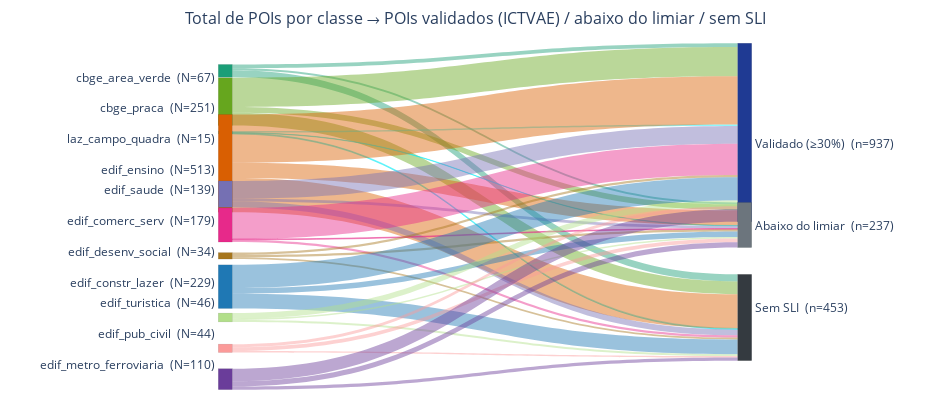

Notebook cell for this chart:
### Code cell
# ===========================
# Sankey (Plotly) — Classes → {Validado, Abaixo, Sem SLI}
# ===========================

# ---- 1) Dados ----
classes_order = [
    "cbge_area_verde","cbge_praca","laz_campo_quadra","edif_ensino","edif_saude",
    "edif_comerc_serv","edif_desenv_social","edif_constr_lazer","edif_turistica",
    "edif_pub_civil","edif_metro_ferroviaria"
]
outcomes = ["Validado (≥30%)","Abaixo do limiar","Sem SLI"]  # ordem pedida

def flows_from_gdf(gdf):
    # normaliza validated (string → True/False/NaN)
    vmap = {'1': True, 'true': True, 't': True, 'yes': True, 'y': True,
            '0': False, 'false': False, 'f': False, 'no': False, 'n': False}
    v = gdf['validated'].astype(str).str.strip().str.lower().map(vmap)
    cat = pd.Series(np.where(v==True, outcomes[0],
                     np.where(v==False, outcomes[1], outcomes[2])),
                    index=gdf.index)
    ct = (gdf.assign(_classe=gdf['classe'].astype(str))
              .pivot_table(index="_classe", columns=cat, values=gdf.columns[0],
                           aggfunc="size", fill_value=0))
    for oc in outcomes:
        if oc not in ct.columns: ct[oc] = 0
    ct = ct.reindex(classes_order).fillna(0).astype(int)
    return ct[outcomes]

if 'gdf_base' in globals():
    flows = flows_from_gdf(gdf_base)
else:
    flows = pd.DataFrame({
        outcomes[0]: [20,153,8,253,94,163,13,122,29,16,66],
        outcomes[1]: [10,31,2,80,14,4,11,30,7,20,28],
        outcomes[2]: [37,67,5,180,31,12,10,77,10,8,16],
    }, index=classes_order)

# ---- 2) Nós (esq: classes, dir: outcomes) ----
left_nodes  = classes_order
right_nodes = outcomes

# índices de nós no vetor único
node_labels = left_nodes + right_nodes
L = len(left_nodes); R = len(right_nodes)

# Totais para rótulos do lado direito com (n=...)
right_tot = flows.sum(axis=0)
right_nodes_labeled = [
    f"{oc}  (n={int(right_tot[oc])})" for oc in right_nodes
]
#node_labels_final = left_nodes + right_nodes_labeled
node_labels_final = [""] * (L + R)  # rótulos internos vazios

# ---- 3) Links (source, target, value) + tooltips com % ----
sources = []
targets = []
values  = []
link_labels = []

tot_left = flows.sum(axis=1).replace(0, np.nan)
tot_all  = float(tot_left.sum())

for i, cls in enumerate(left_nodes):
    for j, oc in enumerate(right_nodes):
        v = int(flows.loc[cls, oc])
        if v <= 0: 
            continue
        sources.append(i)          # esquerda 0..L-1
        targets.append(L + j)      # direita L..L+R-1
        values.append(v)
        pct_cls = (v / tot_left.loc[cls] * 100.0) if tot_left.loc[cls] > 0 else 0.0
        pct_all = (v / tot_all * 100.0) if tot_all > 0 else 0.0
        link_labels.append(f"{cls} → {oc}<br>"
                           f"n = {v}  |  {pct_cls:.1f}% da classe  |  {pct_all:.1f}% do total")

# ---- 4) Posição fixa (compacto) ----
# x=0 (esq) e x=1 (dir); y equiespaçado
y_left  = np.linspace(0, 1, L+2)[1:-1]
y_right = np.linspace(0, 1, R+2)[1:-1]
node_x = [0.01]*L + [0.99]*R
node_y = list(y_left) + list(y_right)


# intervalo vertical que a coluna de classes ocupa
#top, bottom = 0.06, 0.94

# pesos decrescentes → passos menores perto do fim (parte de baixo)
#strength = 0.0      # 0..1 (maior = mais comprimido no rodapé)
#curve    = 0.0       # 1..2 (curvatura; maior = mais efeito no fim)

#idx = np.arange(L)            # 0..L-1
#w   = 1 - strength * (idx/(L-1))**curve
#cum = np.cumsum(w)
#cum = (cum - cum.min()) / (cum.max() - cum.min())   # normaliza 0..1

#y_left = top + (bottom - top) * cum

# >>> corrigir os rótulos externos <<<
ann_y_left  = 1 - np.asarray(y_left)
ann_y_right = 1 - np.asarray(y_right)

# colocar os rótulos exatamente no "meio" de cada faixa da coluna esquerda
half_step = abs(ann_y_left[0] - ann_y_left[1]) / 2.0  # metade do espaçamento vertical
ann_y_left = np.clip(ann_y_left + half_step, 0, 1)    # centraliza e mantém em [0, 1]

# ajuste fino opcional:
ann_y_left = np.clip(ann_y_left - 0.03, 0, 1)

# ---- 5) Cores (contraste; color-blind-friendly) ----
# classes: paleta forte e distinta
class_hex = [
    "#1b9e77","#66a61e","#08eaf6","#d95f02","#7570b3",
    "#e7298a","#a6761d","#1f78b4","#b2df8a","#fb9a99","#6a3d9a"
]
if len(class_hex) < L:  # fallback simples
    class_hex = (class_hex * ((L // len(class_hex)) + 1))[:L]

# outcomes (direita): tons mais escuros/contrastantes
right_hex = ["#1f3a93", "#6c757d", "#343a40"]  # azul, cinza, cinza escuro

node_colors = class_hex + right_hex

# links: mesma cor da classe, mas com alpha
def hex_to_rgba(h, a=0.45):
    h = h.lstrip('#')
    r,g,b = tuple(int(h[i:i+2], 16) for i in (0,2,4))
    return f"rgba({r},{g},{b},{a})"
link_colors = [hex_to_rgba(class_hex[s]) for s in sources]  # s é o índice da classe

# ---- 6) Figura Sankey ----
# ---- Adiciona rótulos externos (em vez de labels internos) ----

annotations = []

# Rótulos à esquerda (classes)
for i, cls in enumerate(left_nodes):
    annotations.append(dict(
        x=-0.005,
        y=float(ann_y_left[i]),
        xref="paper", yref="paper",
        text=f"{cls}  (N={int(tot_left[cls])})",
        showarrow=False,
        xanchor="right",
        align="right",
        font=dict(size=12)
    ))

# Rótulos à direita (outcomes com totais)
for j, oc in enumerate(right_nodes):
    annotations.append(dict(
        x=1.005,
        y=float(ann_y_right[j]),
        xref="paper", yref="paper",
        text=f"{oc}  (n={int(right_tot[oc])})",
        showarrow=False,
        xanchor="left",
        align="left",
        font=dict(size=12)
    ))


fig = go.Figure(data=[go.Sankey(
    arrangement="fixed",
    domain=dict(x=[0,1], y=[0,1]),
    valueformat=",d",
    valuesuffix="",
    node=dict(
        label=node_labels_final,
        x=node_x,
        y=node_y,
        color=node_colors,
        pad=6,            # compacto
        thickness=14,     # compacto
        line=dict(color="rgba(0,0,0,0.15)", width=0.5)
    ),
    link=dict(
        source=sources,
        target=targets,
        value=values,
        color=link_colors,
        hovertemplate="%{customdata}<extra></extra>",
        customdata=link_labels
    )
)])

fig.update_layout(
    title=dict(
        text="Total de POIs por classe → POIs validados (ICTVAE) / abaixo do limiar / sem SLI",
        x=0.5, xanchor="center", y=0.97,
        font=dict(size=16)
    ),
    height=420, width=950,  # mais compacto
    margin=dict(l=220, r=200, t=40, b=10),
    font=dict(size=12),
    annotations=annotations

)

fig.show()

### Figure 1 — Plotly figure (JSON) as saved in the notebook; plotly's stock layout.template omitted (floating-point values rounded to 4 significant figures)
{"data": [{"arrangement": "fixed", "domain": {"x": [0, 1], "y": [0, 1]}, "link": {"color": ["rgba(27,158,119,0.45)", "rgba(27,158,119,0.45)", "rgba(27,158,119,0.45)", "rgba(102,166,30,0.45)", "rgba(102,166,30,0.45)", "rgba(102,166,30,0.45)", "rgba(8,234,246,0.45)", "rgba(8,234,246,0.45)", "rgba(8,234,246,0.45)", "rgba(217,95,2,0.45)", "rgba(217,95,2,0.45)", "rgba(217,95,2,0.45)", "rgba(117,112,179,0.45)", "rgba(117,112,179,0.45)", "rgba(117,112,179,0.45)", "rgba(231,41,138,0.45)", "rgba(231,41,138,0.45)", "rgba(231,41,138,0.45)", "rgba(166,118,29,0.45)", "rgba(166,118,29,0.45)", "rgba(166,118,29,0.45)", "rgba(31,120,180,0.45)", "rgba(31,120,180,0.45)", "rgba(31,120,180,0.45)", "rgba(178,223,138,0.45)", "rgba(178,223,138,0.45)", "rgba(178,223,138,0.45)", "rgba(251,154,153,0.45)", "rgba(251,154,153,0.45)", "rgba(251,154,153,0.45)", "rgba(106,61,154,0.45)", "rgba(106,61,154,0.45)", "rgba(106,61,154,0.45)"], "customdata": ["cbge_area_verde → Validado (≥30%)<br>n = 20  |  29.9% da classe  |  1.2% do total", "cbge_area_verde → Abaixo do limiar<br>n = 10  |  14.9% da classe  |  0.6% do total", "cbge_area_verde → Sem SLI<br>n = 37  |  55.2% da classe  |  2.3% do total", "cbge_praca → Validado (≥30%)<br>n = 153  |  61.0% da classe  |  9.4% do total", "cbge_praca → Abaixo do limiar<br>n = 31  |  12.4% da classe  |  1.9% do total", "cbge_praca → Sem SLI<br>n = 67  |  26.7% da classe  |  4.1% do total", "laz_campo_quadra → Validado (≥30%)<br>n = 8  |  53.3% da classe  |  0.5% do total", "laz_campo_quadra → Abaixo do limiar<br>n = 2  |  13.3% da classe  |  0.1% do total", "laz_campo_quadra → Sem SLI<br>n = 5  |  33.3% da classe  |  0.3% do total", "edif_ensino → Validado (≥30%)<br>n = 253  |  49.3% da classe  |  15.6% do total", "edif_ensino → Abaixo do limiar<br>n = 80  |  15.6% da classe  |  4.9% do total", "edif_ensino → Sem SLI<br>n = 180  |  35.1% da classe  |  11.1% do total", "edif_saude → Validado (≥30%)<br>n = 94  |  67.6% da classe  |  5.8% do total", "edif_saude → Abaixo do limiar<br>n = 14  |  10.1% da classe  |  0.9% do total", "edif_saude → Sem SLI<br>n = 31  |  22.3% da classe  |  1.9% do total", "edif_comerc_serv → Validado (≥30%)<br>n = 163  |  91.1% da classe  |  10.0% do total", "edif_comerc_serv → Abaixo do limiar<br>n = 4  |  2.2% da classe  |  0.2% do total", "edif_comerc_serv → Sem SLI<br>n = 12  |  6.7% da classe  |  0.7% do total", "edif_desenv_social → Validado (≥30%)<br>n = 13  |  38.2% da classe  |  0.8% do total", "edif_desenv_social → Abaixo do limiar<br>n = 11  |  32.4% da classe  |  0.7% do total", "edif_desenv_social → Sem SLI<br>n = 10  |  29.4% da classe  |  0.6% do total", "edif_constr_lazer → Validado (≥30%)<br>n = 122  |  53.3% da classe  |  7.5% do total", "edif_constr_lazer → Abaixo do limiar<br>n = 30  |  13.1% da classe  |  1.8% do total", "edif_constr_lazer → Sem SLI<br>n = 77  |  33.6% da classe  |  4.7% do total", "edif_turistica → Validado (≥30%)<br>n = 29  |  63.0% da classe  |  1.8% do total", "edif_turistica → Abaixo do limiar<br>n = 7  |  15.2% da classe  |  0.4% do total", "edif_turistica → Sem SLI<br>n = 10  |  21.7% da classe  |  0.6% do total", "edif_pub_civil → Validado (≥30%)<br>n = 16  |  36.4% da classe  |  1.0% do total", "edif_pub_civil → Abaixo do limiar<br>n = 20  |  45.5% da classe  |  1.2% do total", "edif_pub_civil → Sem SLI<br>n = 8  |  18.2% da classe  |  0.5% do total", "edif_metro_ferroviaria → Validado (≥30%)<br>n = 66  |  60.0% da classe  |  4.1% do total", "edif_metro_ferroviaria → Abaixo do limiar<br>n = 28  |  25.5% da classe  |  1.7% do total", "edif_metro_ferroviaria → Sem SLI<br>n = 16  |  14.5% da classe  |  1.0% do total"], "hovertemplate": "%{customdata}<extra></extra>", "source": [0, 0, 0, 1, 1, 1, 2, 2, 2, 3, 3, 3, 4, 4, 4, 5, 5, 5, 6, 6, 6, 7, 7, 7, 8, 8, 8, 9, 9, 9, 10, 10, 10], "target": [11, 12, 13, 11, 12, 13, 11, 12, 13, 11, 12, 13, 11, 12, 13, 11, 12, 13, 11, 12, 13, 11, 12, 13, 11, 12, 13, 11, 12, 13, 11, 12, 13], "value": [20, 10, 37, 153, 31, 67, 8, 2, 5, 253, 80, 180, 94, 14, 31, 163, 4, 12, 13, 11, 10, 122, 30, 77, 29, 7, 10, 16, 20, 8, 66, 28, 16]}, "node": {"color": ["#1b9e77", "#66a61e", "#08eaf6", "#d95f02", "#7570b3", "#e7298a", "#a6761d", "#1f78b4", "#b2df8a", "#fb9a99", "#6a3d9a", "#1f3a93", "#6c757d", "#343a40"], "label": ["", "", "", "", "", "", "", "", "", "", "", "", "", ""], "line": {"color": "rgba(0,0,0,0.15)", "width": 0.5}, "pad": 6, "thickness": 14, "x": [0.01, 0.01, 0.01, 0.01, 0.01, 0.01, 0.01, 0.01, 0.01, 0.01, 0.01, 0.99, 0.99, 0.99], "y": [0.08333, 0.1667, 0.25, 0.3333, 0.4167, 0.5, 0.5833, 0.6667, 0.75, 0.8333, 0.9167, 0.25, 0.5, 0.75]}, "type": "sankey", "valueformat": ",d", "valuesuffix": ""}], "layout": {"annotations": [{"align": "right", "font": {"size": 12}, "showarrow": false, "text": "cbge_area_verde  (N=67)", "x": -0.005, "xanchor": "right", "xref": "paper", "y": 0.9283, "yref": "paper"}, {"align": "right", "font": {"size": 12}, "showarrow": false, "text": "cbge_praca  (N=251)", "x": -0.005, "xanchor": "right", "xref": "paper", "y": 0.845, "yref": "paper"}, {"align": "right", "font": {"size": 12}, "showarrow": false, "text": "laz_campo_quadra  (N=15)", "x": -0.005, "xanchor": "right", "xref": "paper", "y": 0.7617, "yref": "paper"}, {"align": "right", "font": {"size": 12}, "showarrow": false, "text": "edif_ensino  (N=513)", "x": -0.005, "xanchor": "right", "xref": "paper", "y": 0.6783, "yref": "paper"}, {"align": "right", "font": {"size": 12}, "showarrow": false, "text": "edif_saude  (N=139)", "x": -0.005, "xanchor": "right", "xref": "paper", "y": 0.595, "yref": "paper"}, {"align": "right", "font": {"size": 12}, "showarrow": false, "text": "edif_comerc_serv  (N=179)", "x": -0.005, "xanchor": "right", "xref": "paper", "y": 0.5117, "yref": "paper"}, {"align": "right", "font": {"size": 12}, "showarrow": false, "text": "edif_desenv_social  (N=34)", "x": -0.005, "xanchor": "right", "xref": "paper", "y": 0.4283, "yref": "paper"}, {"align": "right", "font": {"size": 12}, "showarrow": false, "text": "edif_constr_lazer  (N=229)", "x": -0.005, "xanchor": "right", "xref": "paper", "y": 0.345, "yref": "paper"}, {"align": "right", "font": {"size": 12}, "showarrow": false, "text": "edif_turistica  (N=46)", "x": -0.005, "xanchor": "right", "xref": "paper", "y": 0.2617, "yref": "paper"}, {"align": "right", "font": {"size": 12}, "showarrow": false, "text": "edif_pub_civil  (N=44)", "x": -0.005, "xanchor": "right", "xref": "paper", "y": 0.1783, "yref": "paper"}, {"align": "right", "font": {"size": 12}, "showarrow": false, "text": "edif_metro_ferroviaria  (N=110)", "x": -0.005, "xanchor": "right", "xref": "paper", "y": 0.095, "yref": "paper"}, {"align": "left", "font": {"size": 12}, "showarrow": false, "text": "Validado (≥30%)  (n=937)", "x": 1.005, "xanchor": "left", "xref": "paper", "y": 0.75, "yref": "paper"}, {"align": "left", "font": {"size": 12}, "showarrow": false, "text": "Abaixo do limiar  (n=237)", "x": 1.005, "xanchor": "left", "xref": "paper", "y": 0.5, "yref": "paper"}, {"align": "left", "font": {"size": 12}, "showarrow": false, "text": "Sem SLI  (n=453)", "x": 1.005, "xanchor": "left", "xref": "paper", "y": 0.25, "yref": "paper"}], "font": {"size": 12}, "height": 420, "margin": {"b": 10, "l": 220, "r": 200, "t": 40}, "title": {"font": {"size": 16}, "text": "Total de POIs por classe → POIs validados (ICTVAE) / abaixo do limiar / sem SLI", "x": 0.5, "xanchor": "center", "y": 0.97}, "width": 950}}
